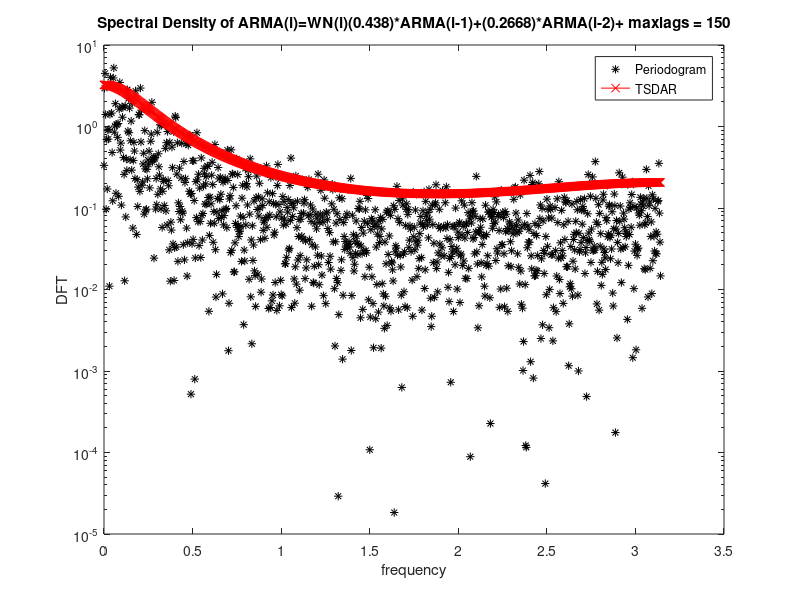

Source code (MATLAB):
function myDFTspectra13()
%ECE3093 Assignment 2 Part C 2013
%This part C of Assignment 2 2013 aims to illustrate the 
%transformation theory of a stationary time series.
%for a ARMA(2,0) process
%
%Abbreviations
%ARMA = AutoRegressive Moving Average variable; {X_t} simulation.
%DFT = Discrete Fourier Transformation (DFT)
%TACF = theoretical (Yule-Walker) autocovariance function (given in assignment).
%maxlags = half-width of the correlatioin window; MATLAB parameter.
%SACF = sample ACF = autocovariance of the ARMA simulation {X_t} sample
%f(w) = spectral density function
%PSACF = DFT of the SACF
%PTACF = DFT of the TACF
%TSDAR = theoretical spectral density (derived from ARMA model polynomials).
%
%The spectral density can also be estimated in three ways:
%[1] the DFT of the transform of SACF
%[2] the periodogram of the time-series sample; PARMA.
%[3] the amplitude of the DFT of the theoretical (Yule-Walker) ACF; PTACF

%% 1. Edit Parameters
varZ=1;
%Use your Student ID derived a and b.
a=0.4380;
b=0.5336;
n=2000;
maxlags=150;
%
% Calculate a white noise sample; WN(0,varZ) hence sd = varZ^(1/2)
XN=ones(n,1);
XN=cumsum(XN);
WN=(varZ^(1/2))*randn(n,1); %WN(0,1) for ARMA(2,0) model.

%Model a particular ARMA model
%An general ARMA(2,0) model.
ARMA(1)=WN(1);
ARMA(2)=WN(2);
for i=3:n
    ARMA(i)=WN(i)+a*ARMA(i-1)+0.5*b*ARMA(i-2);
end

newplot
plot(XN,WN,'ko')
title(['Time series - WN(0,1),ARMA(2,0); ARMA(i)=WN(i)(',num2str(a),...
    ')*ARMA(i-1)+(',num2str(b/2),')*ARMA(i-2)+ maxlags = ',...
    num2str(maxlags)])
xlabel('time index')
ylabel('amplitude')
hold on
plot(XN,ARMA,'k+')
legend('Time series WN','Time series ARMA');
hold off
pause

newplot

%% 2.Theoretical ACF (TACF)
%preallocations
gamma=zeros(1,maxlags+1);
TACF=zeros(1,2*maxlags+1);
TACF_xscale=-maxlags:1:maxlags;

% gamma functions
gamma(1)=4*(varZ^2)*(2-b)/((2+b)*((2-b)^2-4*a^2));%TACF(0)
gamma(2)=gamma(1)*2*a/(2-b);
for i=3:maxlags+1
    gamma(i)=a*gamma(i-1)+gamma(i-2)*b/2;
end

%mapping gamma to TACF
for i=1:maxlags
    TACF(i)=gamma(maxlags+2-i);
end
TACF(1,maxlags+1:end)=gamma;

% Calculate of the sample covariance function; SACF.
SACF=xcorr(ARMA,maxlags,'unbiased');

%% 3. Plot of TACF
% Plot the sample covariance.
newplot
% Your plot of TACF
plot(TACF_xscale,TACF,'-o');
hold on
plot(-maxlags:maxlags,SACF,'k+')
title(['Covariance of ARMA(i)=WN(i)(',num2str(a),...
    ')*ARMA(i-1)+(',num2str(b/2),')*ARMA(i-2)+ maxlags = ',...
    num2str(maxlags)])
xlabel('time difference index')
ylabel('gamma')
legend('Theoretical ACF; TACF','Sample ACF; SACF');
hold off
pause

%% 4,5 Periodogram and DFT of TACF
% [1]Compute the periodogram of the ARMA process; to obtain vector w.
[PARMA,w] = periodogram(ARMA);
PARMA = PARMA/pi;

% [2]Compute the theoretical spectral density; TSDAR
TSDAR= (varZ^2/(2*pi))./(1+a^2+b^2/4-a*(2-b)*cos(w)-b*cos(2*w));
TSDAR= (pi^(1/2))*TSDAR; %necessary scaling; a 'fix'.

% [3]Calculate the DFT of the SACF
PSACF = fft(SACF);
DN=length(PSACF);
DNS=(DN-1)/2;
PSACF=abs(PSACF(1:DNS+1))/((DNS*pi)^(1/4)); %necessary scaling

%[0:1/DNS:pi] ordinate for plotting DFT of TACF and SACF
wDFT=ones(DNS+1,1);
wDFT=cumsum(wDFT)-1;
wDFT=wDFT*pi/DNS;

% [4]Calculate the DFT of the TACF
PTACF = fft(TACF);
TDN=length(PTACF);
TDNS=(TDN-1)/2;
PTACF=abs(PTACF(1:TDNS+1))/((TDNS*pi)^(1/4)); %necessary scaling

%[0:1/DNS:pi] ordinate for plotting DFT of TACF and SACF
TwDFT=ones(TDNS+1,1);
TwDFT=cumsum(TwDFT)-1;
TwDFT=TwDFT*pi/TDNS;

%% 6,7 Semilogy plot of DFT of ACF, PTACF and Semilogy plot of TSDAR
newplot
% [1]Semilogy plot the DFT of the sample covariances,PSACF.
semilogy(wDFT,abs(PSACF),'k+');
title(['Spectral density of ARMA(i)=WN(i)(',num2str(a),...
    ')*ARMA(i-1)+(',num2str(b/2),')*ARMA(i-2)+ maxlags = ',...
    num2str(maxlags)])
xlabel('radian')
ylabel('spectral amplitude')
hold on

% [2]Semilogy DFT of the theoretical covariances, PTACF.
semilogy(TwDFT,abs(PTACF),'-o');
hold on

% [3]Semilogy of the theoretical spectral density, TSDAR.
semilogy(w,abs(TSDAR),'-rx');
hold on

legend('DFT of SACF','DFT of TACF','TSDAR');
hold off
pause

%% 8Direct route: Periodogram (DFT of ARMA)
newplot
% [1]Semilogy plot 
semilogy(w,PARMA,'k*');
title(['Spectral Density of ARMA(i)=WN(i)(',num2str(a),...
    ')*ARMA(i-1)+(',num2str(b/2),')*ARMA(i-2)+ maxlags = ',...
    num2str(maxlags)])
xlabel('frequency')
ylabel('DFT')
hold on

% [2]Semilogy plot of TSDAR
semilogy(w,abs(TSDAR),'-rx');
legend('Periodogram','TSDAR');
hold off
pause

return